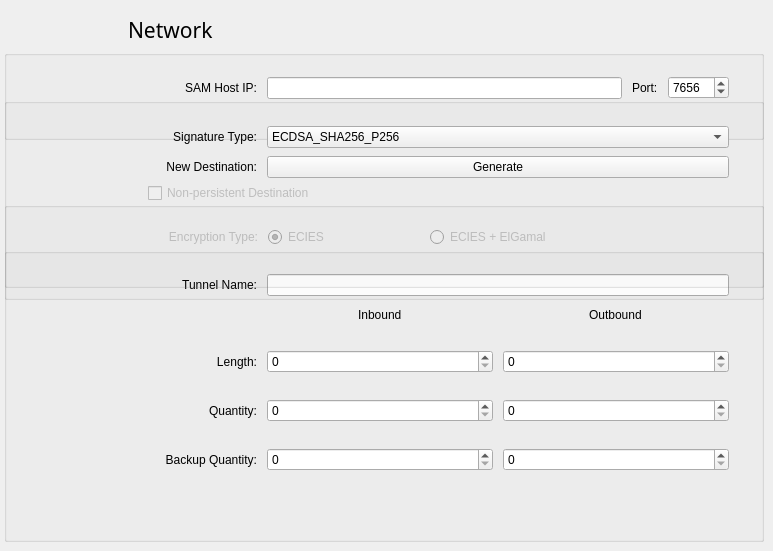
    <widget class="QWidget" name="network_Page">

     <widget class="QWidget" name="layoutWidget_20">

      <property name="geometry">

       <rect>

        <x>4</x>

        <y>0</y>

<width>244</width>
<height>60</height>
       </rect>

      </property>

      <layout class="QGridLayout" name="Network">

       <property name="leftMargin">

        <number>0</number>

       </property>

       <property name="topMargin">

        <number>0</number>

       </property>

       <property name="rightMargin">

        <number>0</number>

       </property>

       <property name="bottomMargin">

        <number>0</number>

       </property>

       <property name="horizontalSpacing">

        <number>3</number>

       </property>

       <property name="verticalSpacing">

        <number>6</number>

       </property>

       <item row="0" column="0" alignment="Qt::AlignLeft|Qt::AlignVCenter">

        <widget class="QLabel" name="networkiconlabel">

         <property name="minimumSize">

          <size>

<width>56</width>
<height>56</height>
          </size>

         </property>

         <property name="maximumSize">

          <size>

<width>56</width>
<height>56</height>
          </size>

         </property>

         <property name="sizeIncrement">

          <size>

<width>0</width>
<height>0</height>
          </size>

         </property>

         <property name="baseSize">

          <size>

<width>56</width>
<height>56</height>
          </size>

         </property>

         <property name="text">

          <string/>

         </property>

         <property name="pixmap">

          <pixmap resource="resourcen.qrc">:/icons/network.svg</pixmap>

         </property>

         <property name="scaledContents">

          <bool>true</bool>

         </property>

         <property name="alignment">

          <set>Qt::AlignLeading|Qt::AlignLeft|Qt::AlignVCenter</set>

         </property>

        </widget>

       </item>

       <item row="0" column="1" alignment="Qt::AlignLeft|Qt::AlignVCenter">

        <widget class="QLabel" name="networkLabel">

         <property name="minimumSize">

          <size>

<width>0</width>
<height>56</height>
          </size>

         </property>

         <property name="maximumSize">

          <size>

<width>33554430</width>
<height>56</height>
          </size>

         </property>

         <property name="font">

          <font>

           <family>Sans Serif</family>

           <pointsize>16</pointsize>

           <weight>75</weight>

           <italic>false</italic>

           <bold>true</bold>

           <underline>false</underline>

           <strikeout>false</strikeout>

          </font>

         </property>

         <property name="text">

          <string>&lt;!DOCTYPE HTML PUBLIC &quot;-//W3C//DTD HTML 4.0//EN&quot; &quot;http://www.w3.org/TR/REC-html40/strict.dtd&quot;&gt;

&lt;html&gt;&lt;head&gt;&lt;meta name=&quot;qrichtext&quot; content=&quot;1&quot; /&gt;&lt;style type=&quot;text/css&quot;&gt;

p, li { white-space: pre-wrap; }

&lt;/style&gt;&lt;/head&gt;&lt;body style=&quot; font-family:'Sans Serif'; font-size:16pt; font-weight:600; font-style:italic;&quot;&gt;

&lt;p style=&quot; margin-top:12px; margin-bottom:12px; margin-left:0px; margin-right:0px; -qt-block-indent:0; text-indent:0px; text-decoration: underline;&quot;&gt;&lt;span style=&quot; font-weight:400; font-style:normal; text-decoration:none;&quot;&gt;Network&lt;/span&gt;&lt;/p&gt;&lt;/body&gt;&lt;/html&gt;</string>

         </property>

         <property name="alignment">

          <set>Qt::AlignLeading|Qt::AlignLeft|Qt::AlignVCenter</set>

         </property>

        </widget>

       </item>

      </layout>

     </widget>

     <widget class="QGroupBox" name="TunnelConfig">

      <property name="geometry">

       <rect>

        <x>4</x>

        <y>248</y>

<width>760</width>
<height>294</height>
       </rect>

      </property>

      <property name="minimumSize">

       <size>

<width>760</width>
<height>0</height>
       </size>

      </property>

      <property name="maximumSize">

       <size>

<width>760</width>
<height>33554430</height>
       </size>

      </property>

      <property name="title">

       <string/>

      </property>

      <widget class="QWidget" name="layoutWidget_7">

       <property name="geometry">

        <rect>

         <x>13</x>

         <y>42</y>

<width>712</width>
<height>200</height>
        </rect>

       </property>

       <layout class="QGridLayout" name="TunnConf">

        <property name="horizontalSpacing">

         <number>10</number>

        </property>

        <property name="verticalSpacing">

         <number>2</number>

        </property>

        <item row="2" column="1">

         <widget class="QSpinBox" name="spinBox_5"/>

        </item>

        <item row="3" column="2">

         <widget class="QSpinBox" name="spinBox_7"/>

        </item>

        <item row="3" column="0">

         <widget class="QLabel" name="label_12">

          <property name="minimumSize">

           <size>

<width>240</width>
<height>40</height>
           </size>

          </property>

          <property name="maximumSize">

           <size>

<width>240</width>
<height>40</height>
           </size>

          </property>

          <property name="baseSize">

           <size>

<width>320</width>
<height>0</height>
           </size>

          </property>

          <property name="text">

           <string>Backup Quantity:</string>

          </property>

          <property name="alignment">

           <set>Qt::AlignRight|Qt::AlignTrailing|Qt::AlignVCenter</set>

          </property>

         </widget>

        </item>

        <item row="0" column="2" alignment="Qt::AlignHCenter">

         <widget class="QLabel" name="label_14">

          <property name="minimumSize">

           <size>

<width>0</width>
<height>36</height>
           </size>

          </property>

          <property name="maximumSize">

           <size>

<width>33554430</width>
<height>36</height>
           </size>

          </property>

          <property name="text">

           <string>Outbound</string>

          </property>

         </widget>

        </item>

        <item row="2" column="2">

         <widget class="QSpinBox" name="spinBox_9"/>

        </item>

        <item row="3" column="1">

         <widget class="QSpinBox" name="spinBox_6"/>

        </item>

        <item row="1" column="2">

         <widget class="QSpinBox" name="spinBox_8"/>

        </item>

        <item row="1" column="1">

         <widget class="QSpinBox" name="spinBox_4"/>

        </item>

        <item row="1" column="0" alignment="Qt::AlignRight|Qt::AlignVCenter">

         <widget class="QLabel" name="label_10">

          <property name="minimumSize">

           <size>

<width>240</width>
<height>40</height>
           </size>

          </property>

          <property name="maximumSize">

           <size>

<width>240</width>
<height>40</height>
           </size>

          </property>

          <property name="baseSize">

           <size>

<width>320</width>
<height>0</height>
           </size>

          </property>

          <property name="text">

           <string>Length:</string>

          </property>

          <property name="alignment">

           <set>Qt::AlignRight|Qt::AlignTrailing|Qt::AlignVCenter</set>

          </property>

         </widget>

        </item>

        <item row="2" column="0" alignment="Qt::AlignRight">

         <widget class="QLabel" name="label_11">

          <property name="minimumSize">

           <size>

<width>240</width>
<height>40</height>
           </size>

          </property>

          <property name="maximumSize">

           <size>

<width>240</width>
<height>40</height>
           </size>

          </property>

          <property name="baseSize">

           <size>

<width>320</width>
<height>0</height>
           </size>

          </property>

          <property name="text">

           <string>Quantity:</string>

          </property>

          <property name="alignment">

           <set>Qt::AlignRight|Qt::AlignTrailing|Qt::AlignVCenter</set>

          </property>

         </widget>

        </item>

        <item row="0" column="1" alignment="Qt::AlignHCenter|Qt::AlignVCenter">

         <widget class="QLabel" name="label_15">

          <property name="minimumSize">

           <size>

<width>44</width>
<height>36</height>
           </size>

          </property>

          <property name="maximumSize">

           <size>

<width>33554430</width>
<height>36</height>
           </size>

          </property>

          <property name="text">

           <string>Inbound</string>

          </property>

         </widget>

        </item>

       </layout>

      </widget>

      <widget class="QWidget" name="layoutWidget">

       <property name="geometry">

        <rect>

         <x>13</x>

         <y>12</y>

<width>712</width>
<height>50</height>
        </rect>

       </property>

       <layout class="QGridLayout" name="TunnName">

        <property name="horizontalSpacing">

         <number>10</number>

        </property>

        <item row="0" column="0">

         <widget class="QLabel" name="label_9">

          <property name="minimumSize">

           <size>

<width>240</width>
<height>40</height>
           </size>

          </property>

          <property name="maximumSize">

           <size>

<width>240</width>
<height>40</height>
           </size>

          </property>

          <property name="baseSize">

           <size>

<width>320</width>
<height>0</height>
           </size>

          </property>

          <property name="text">

           <string>Tunnel Name:</string>

          </property>

          <property name="alignment">

           <set>Qt::AlignRight|Qt::AlignTrailing|Qt::AlignVCenter</set>

          </property>

         </widget>

        </item>

        <item row="0" column="1" alignment="Qt::AlignVCenter">

         <widget class="QLineEdit" name="lineEdit">

          <property name="clearButtonEnabled">

           <bool>true</bool>

          </property>

         </widget>

        </item>

       </layout>

      </widget>

     </widget>

     <widget class="QGroupBox" name="SAM">

      <property name="geometry">

       <rect>

        <x>4</x>

        <y>50</y>

<width>760</width>
<height>90</height>
       </rect>

      </property>

      <property name="minimumSize">

       <size>

<width>760</width>
<height>0</height>
       </size>

      </property>

      <property name="maximumSize">

       <size>

<width>760</width>
<height>136</height>
       </size>

      </property>

      <property name="title">

       <string/>

      </property>

      <widget class="QWidget" name="layoutWidget">

       <property name="geometry">

        <rect>

         <x>13</x>

         <y>12</y>

<width>712</width>
<height>52</height>
        </rect>

       </property>

       <layout class="QGridLayout" name="gridLayout_30">

        <property name="horizontalSpacing">

         <number>10</number>

        </property>

        <item row="0" column="0">

         <widget class="QLabel" name="label_17">

          <property name="minimumSize">

           <size>

<width>240</width>
<height>40</height>
           </size>

          </property>

          <property name="maximumSize">

           <size>

<width>240</width>
<height>40</height>
           </size>

          </property>

          <property name="baseSize">

           <size>

<width>240</width>
<height>0</height>
           </size>

          </property>

          <property name="text">

           <string>SAM Host IP:</string>

          </property>

          <property name="alignment">

           <set>Qt::AlignRight|Qt::AlignTrailing|Qt::AlignVCenter</set>

          </property>

         </widget>

        </item>

        <item row="0" column="1" alignment="Qt::AlignVCenter">

         <widget class="QLineEdit" name="lineEdit_3">

          <property name="clearButtonEnabled">

           <bool>true</bool>

          </property>

         </widget>

        </item>

        <item row="0" column="2">

         <widget class="QLabel" name="label_18">

          <property name="minimumSize">

           <size>

<width>0</width>
<height>40</height>
           </size>

          </property>

          <property name="maximumSize">

           <size>

<width>33554430</width>
<height>40</height>
           </size>

          </property>

          <property name="text">

           <string>Port:</string>

          </property>

         </widget>

        </item>

        <item row="0" column="3">

         <widget class="QSpinBox" name="spinBox_10">

          <property name="maximum">

           <number>65000</number>

          </property>

          <property name="value">

           <number>7656</number>

          </property>

         </widget>

        </item>

       </layout>

      </widget>

     </widget>

     <widget class="QGroupBox" name="Crypto">

      <property name="geometry">

       <rect>

        <x>4</x>

        <y>202</y>

<width>760</width>
<height>86</height>
       </rect>

      </property>

      <property name="minimumSize">

       <size>

<width>760</width>
<height>0</height>
       </size>

      </property>

      <property name="maximumSize">

       <size>

<width>760</width>
<height>136</height>
       </size>

      </property>

      <property name="toolTip">

       <string>Your existing destination will be deleted</string>

      </property>

      <property name="title">

       <string/>

      </property>

      <widget class="QWidget" name="layoutWidget_9">

       <property name="geometry">

        <rect>

         <x>14</x>

         <y>12</y>

<width>712</width>
<height>46</height>
        </rect>

       </property>

       <layout class="QGridLayout" name="Encryption">

        <property name="horizontalSpacing">

         <number>10</number>

        </property>

        <item row="0" column="0">

         <widget class="QLabel" name="Encryption_label">

          <property name="enabled">

           <bool>false</bool>

          </property>

          <property name="minimumSize">

           <size>

<width>240</width>
<height>40</height>
           </size>

          </property>

          <property name="maximumSize">

           <size>

<width>240</width>
<height>40</height>
           </size>

          </property>

          <property name="baseSize">

           <size>

<width>240</width>
<height>0</height>
           </size>

          </property>

          <property name="text">

           <string>Encryption Type:</string>

          </property>

          <property name="alignment">

           <set>Qt::AlignRight|Qt::AlignTrailing|Qt::AlignVCenter</set>

          </property>

         </widget>

        </item>

        <item row="0" column="1">

         <widget class="QRadioButton" name="ECIES">

          <property name="enabled">

           <bool>false</bool>

          </property>

          <property name="minimumSize">

           <size>

<width>0</width>
<height>40</height>
           </size>

          </property>

          <property name="maximumSize">

           <size>

<width>33554430</width>
<height>40</height>
           </size>

          </property>

          <property name="text">

           <string>ECIES</string>

          </property>

          <property name="checked">

           <bool>true</bool>

          </property>

         </widget>

        </item>

        <item row="0" column="2" alignment="Qt::AlignVCenter">

         <widget class="QRadioButton" name="ECIES_ELG">

          <property name="enabled">

           <bool>false</bool>

          </property>

          <property name="minimumSize">

           <size>

<width>300</width>
<height>40</height>
           </size>

          </property>

          <property name="maximumSize">

           <size>

<width>300</width>
<height>40</height>
           </size>

          </property>

          <property name="text">

           <string>ECIES + ElGamal</string>

          </property>

          <property name="checked">

           <bool>false</bool>

          </property>

         </widget>

        </item>

       </layout>

      </widget>

     </widget>

     <widget class="QGroupBox" name="SigType">

      <property name="geometry">

       <rect>

        <x>4</x>

        <y>98</y>

<width>760</width>
<height>202</height>
       </rect>

      </property>

      <widget class="QWidget" name="layoutWidget_10">

       <property name="geometry">

        <rect>

         <x>13</x>

         <y>14</y>

<width>712</width>
<height>50</height>
        </rect>

       </property>

       <layout class="QGridLayout" name="SigType_2">

        <property name="horizontalSpacing">

         <number>10</number>

        </property>

        <item row="0" column="0" alignment="Qt::AlignVCenter">

         <widget class="QLabel" name="label_13">

          <property name="minimumSize">

           <size>

<width>240</width>
<height>40</height>
           </size>

          </property>

          <property name="maximumSize">

           <size>

<width>240</width>
<height>40</height>
           </size>

          </property>

          <property name="baseSize">

           <size>

<width>240</width>
<height>0</height>
           </size>

          </property>

          <property name="text">

           <string>Signature Type:</string>

          </property>

          <property name="alignment">

           <set>Qt::AlignRight|Qt::AlignTrailing|Qt::AlignVCenter</set>

          </property>

         </widget>

        </item>

        <item row="0" column="1" alignment="Qt::AlignVCenter">

         <widget class="QComboBox" name="comboBox_SigType">

          <property name="enabled">

           <bool>true</bool>

          </property>

          <item>

           <property name="text">

            <string>ECDSA_SHA256_P256</string>

           </property>

          </item>

          <item>

           <property name="text">

            <string>ECDSA_SHA384_P384</string>

           </property>

          </item>

          <item>

           <property name="text">

            <string>ECDSA_SHA512_P521</string>

           </property>

          </item>

          <item>

           <property name="text">

            <string extracomment="Default">EdDSA_SHA512_Ed25519</string>

           </property>

          </item>

          <item>

           <property name="text">

            <string>RedDSA_SHA512_Ed25519</string>

           </property>

          </item>

         </widget>

        </item>

       </layout>

      </widget>

      <widget class="QWidget" name="layoutWidget_12">

       <property name="geometry">

        <rect>

         <x>13</x>

         <y>44</y>

<width>712</width>
<height>50</height>
        </rect>

       </property>

       <layout class="QGridLayout" name="NewDest">

        <property name="horizontalSpacing">

         <number>10</number>

        </property>

        <item row="0" column="0">

         <widget class="QLabel" name="label_26">

          <property name="minimumSize">

           <size>

<width>240</width>
<height>40</height>
           </size>

          </property>

          <property name="maximumSize">

           <size>

<width>240</width>
<height>40</height>
           </size>

          </property>

          <property name="baseSize">

           <size>

<width>320</width>
<height>0</height>
           </size>

          </property>

          <property name="text">

           <string>New Destination:</string>

          </property>

          <property name="alignment">

           <set>Qt::AlignRight|Qt::AlignTrailing|Qt::AlignVCenter</set>

          </property>

         </widget>

        </item>

        <item row="0" column="1" alignment="Qt::AlignVCenter">

         <widget class="QPushButton" name="cmd_DestGenerate">

          <property name="text">

           <string>Generate</string>

          </property>

         </widget>

        </item>

       </layout>

      </widget>

      <widget class="QCheckBox" name="nonpersistdest">

       <property name="enabled">

        <bool>false</bool>

       </property>

       <property name="geometry">

        <rect>

         <x>144</x>

         <y>74</y>

<width>372</width>
<height>42</height>
        </rect>

       </property>

       <property name="text">

        <string>Non-persistent Destination</string>

       </property>

      </widget>

     </widget>

    </widget>
